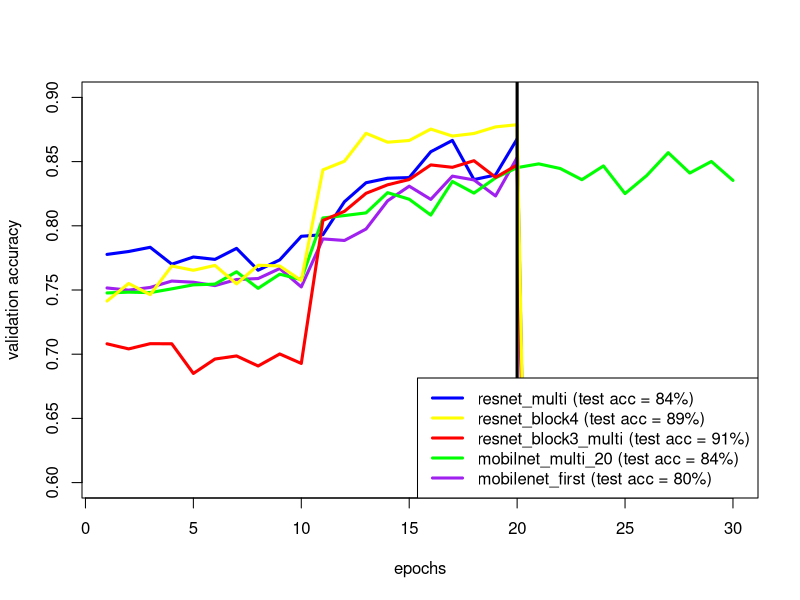

Generate this figure with R:
#resnet first
x = seq(1,30)
fill = rep(0, 10)
#resnet = c(0.7115088701248169, 0.7120580077171326, 0.7136952877044678, 0.7050196528434753, 0.7030329704284668, 0.7169299125671387, 0.7197651863098145, 0.71806800365448, 0.7122975587844849, 0.7014156579971313,0.7041012048721313, 0.7061777710914612, 0.6977617144584656, 0.7069764137268066, 0.6861110329627991, 0.7076652646064758, 0.7180780172348022, 0.7076452970504761, 0.7356787919998169, 0.7441746592521667, fill)
resnet_multi = c(0.7777289748191833, 0.779985249042511, 0.7832598090171814, 0.770081639289856, 0.775692343711853, 0.7738454341888428, 0.7824112176895142, 0.7653994560241699, 0.7734360694885254, 0.7918255925178528, 0.7930635213851929, 0.8187508583068848, 0.8335363268852234, 0.8370404839515686, 0.8375496864318848, 0.8576962351799011, 0.8665016293525696, 0.8359822630882263, 0.8396162390708923, 0.8676696419715881,fill)
resnet_block4 = c(0.74141925573349, 0.7550765872001648, 0.7463809847831726, 0.7686839699745178, 0.7653495073318481, 0.769163191318512, 0.754787027835846, 0.769292950630188, 0.7687039375305176, 0.7573827505111694, 0.8435596823692322, 0.8503084778785706, 0.8720424175262451, 0.8651039004325867, 0.866431713104248, 0.875326931476593, 0.8698959946632385, 0.8718826770782471, 0.8770341277122498, 0.8787412643432617, fill)
resnet_block3_multi = c(0.7080845832824707, 0.7041211724281311, 0.708194375038147, 0.7081045508384705, 0.6850128769874573, 0.6962342262268066, 0.6986402869224548, 0.6908132433891296, 0.7001777291297913, 0.6927999258041382, 0.8041850328445435, 0.8112832903862, 0.8253099918365479, 0.8319389820098877, 0.8360621333122253, 0.847423255443573, 0.845556378364563, 0.8506978154182434, 0.8377493619918823, 0.847373366355896, fill)
mobilnet_multi_20 = c(0.747708797454834, 0.7483277916908264, 0.7479783296585083, 0.7509034872055054, 0.7540183067321777, 0.7545674443244934, 0.7641914486885071, 0.7512828707695007, 0.7623046040534973, 0.7580915689468384, 0.8060919046401978, 0.8079887628555298, 0.8100553154945374, 0.8258091807365417, 0.8206876516342163, 0.8083680868148804, 0.8345246911048889, 0.8254697322845459, 0.8373200297355652, 0.8452968001365662, 0.848241925239563, 0.844607949256897, 0.8359124064445496, 0.846634566783905, 0.825080394744873, 0.8390871286392212, 0.8569574356079102, 0.8411037921905518, 0.8500888347625732, 0.8353433012962341)
mobilenet_first = c(0.7515823841094971, 0.7498852014541626, 0.7520017027854919, 0.7569534778594971, 0.7560449838638306, 0.7534292936325073, 0.7581614255905151, 0.7589301466941833, 0.7667072415351868, 0.7524110078811646, 0.7897889614105225, 0.7885710000991821, 0.7975061535835266, 0.819469690322876, 0.8308607935905457, 0.82057785987854, 0.8386778235435486, 0.835712730884552, 0.82326340675354, 0.8530938625335693, fill)

plot(x, resnet_multi, type = 'l', ylim = c(0.6, 0.9), col = 'blue', xlab = 'epochs', ylab = "validation accuracy", lwd = 3)
#lines(x, resnet, col = 'green', lwd = 3)
lines(x, mobilenet_first, col = 'purple', lwd = 3)
lines(x, mobilnet_multi_20, col = "green", lwd = 3)
lines(x, resnet_block3_multi, col = 'red', lwd = 3)
lines(x, resnet_block4, col = 'yellow', lwd = 3)
abline(v = 20, lwd = 3)

legend("bottomright", legend = c('resnet_multi (test acc = 84%)', 'resnet_block4 (test acc = 89%)', 
                                 'resnet_block3_multi (test acc = 91%)',
                                 #'resnet (test acc = 84%)', 
                                 'mobilnet_multi_20 (test acc = 84%)', 'mobilenet_first (test acc = 80%)'),
       col = c("blue", "yellow", "red", "green", "purple"),
       lty = 1, lwd = 3)
